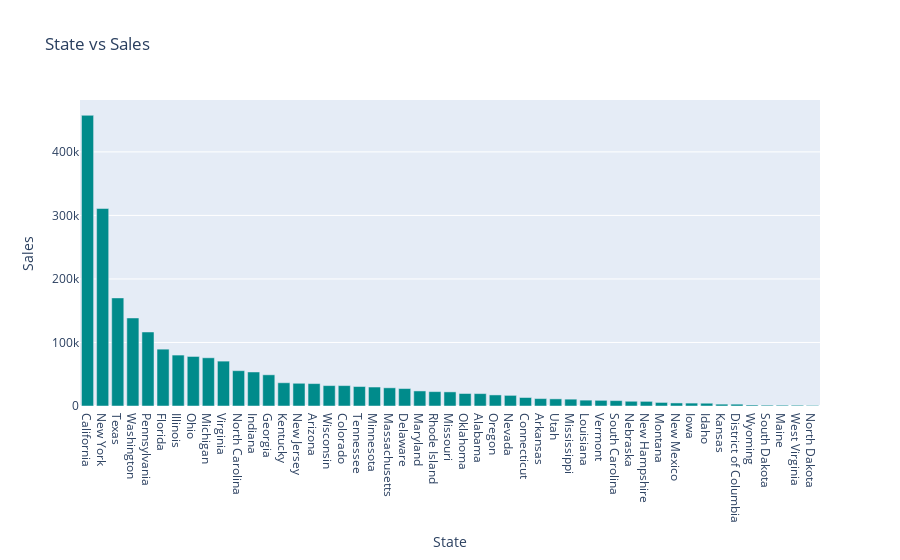

This figure's notebook cell:
### Code cell
a = pd.DataFrame(df.groupby('State')['Sales'].sum().sort_values(ascending=False))
a.reset_index(inplace=True)
a.columns=['State','Sales']
fig = px.bar(a,y=a['Sales'],x=a['State'],title='State vs Sales',color_discrete_sequence=['DarkCyan'])
fig.show()

### Figure 1 — Plotly figure (JSON) as saved in the notebook; plotly's stock layout.template omitted (floating-point values rounded to 4 significant figures)
{"data": [{"alignmentgroup": "True", "hovertemplate": "State=%{x}<br>Sales=%{y}<extra></extra>", "legendgroup": "", "marker": {"color": "DarkCyan", "pattern": {"shape": ""}}, "name": "", "offsetgroup": "", "orientation": "v", "showlegend": false, "textposition": "auto", "type": "bar", "x": ["California", "New York", "Texas", "Washington", "Pennsylvania", "Florida", "Illinois", "Ohio", "Michigan", "Virginia", "North Carolina", "Indiana", "Georgia", "Kentucky", "New Jersey", "Arizona", "Wisconsin", "Colorado", "Tennessee", "Minnesota", "Massachusetts", "Delaware", "Maryland", "Rhode Island", "Missouri", "Oklahoma", "Alabama", "Oregon", "Nevada", "Connecticut", "Arkansas", "Utah", "Mississippi", "Louisiana", "Vermont", "South Carolina", "Nebraska", "New Hampshire", "Montana", "New Mexico", "Iowa", "Idaho", "Kansas", "District of Columbia", "Wyoming", "South Dakota", "Maine", "West Virginia", "North Dakota"], "xaxis": "x", "y": [457600.0, 310800.0, 170100.0, 138600.0, 116500.0, 89470.0, 80160.0, 77980.0, 75880.0, 70640.0, 55600.0, 53560.0, 49100.0, 36590.0, 35760.0, 35280.0, 32110.0, 32110.0, 30660.0, 29860.0, 28630.0, 27450.0, 23710.0, 22630.0, 22210.0, 19680.0, 19510.0, 17420.0, 16730.0, 13380.0, 11680.0, 11220.0, 10770.0, 9217.0, 8929.0, 8482.0, 7465.0, 7293.0, 5589.0, 4784.0, 4580.0, 4382.0, 2914.0, 2865.0, 1603.0, 1316.0, 1271.0, 1210.0, 919.9], "yaxis": "y"}], "layout": {"barmode": "relative", "legend": {"tracegroupgap": 0}, "title": {"text": "State vs Sales"}, "xaxis": {"anchor": "y", "domain": [0, 1], "title": {"text": "State"}}, "yaxis": {"anchor": "x", "domain": [0, 1], "title": {"text": "Sales"}}}}
